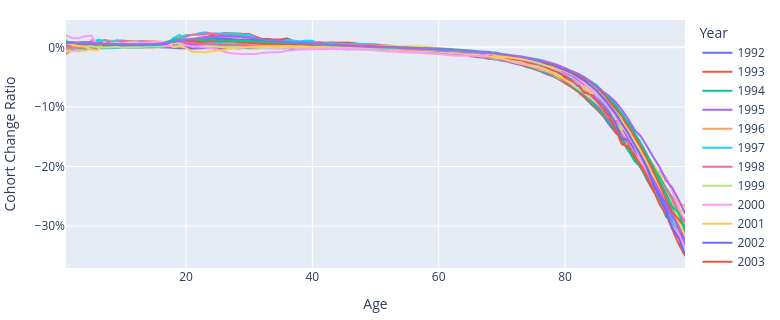

Write notebook code for a chart like this one.
### Code cell
dfpcr_plot = dfpcr.loc[:,1992:] # Before this year, data is noisy due to the datasets' intersection 
fig = px.line(
    data_frame=dfpcr_plot,
    x=dfpcr_plot.index,
    y=dfpcr_plot.columns,
)
fig.update_layout(
    xaxis_title="Age",
    yaxis_title="Cohort Change Ratio",
    yaxis_tickformat = ',.0%',
    legend_title="Year",
    title=None,
    margin=dict(l=10, r=10, t=20, b=10),
    width=780,
    height=320,
)
print("Cohort Change Ratio, on each year of observation")
fig.write_html("../images_output/cohort_change_ratio.html")
fig.show()
